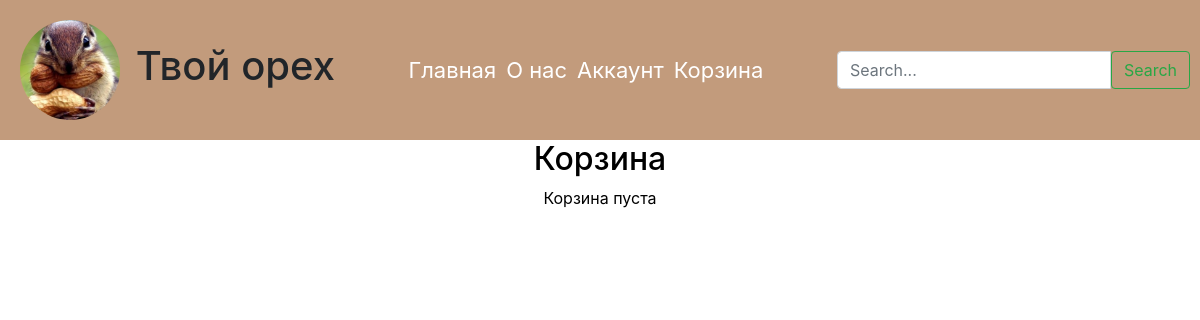
Before: /cart (signed in) with the older database file.
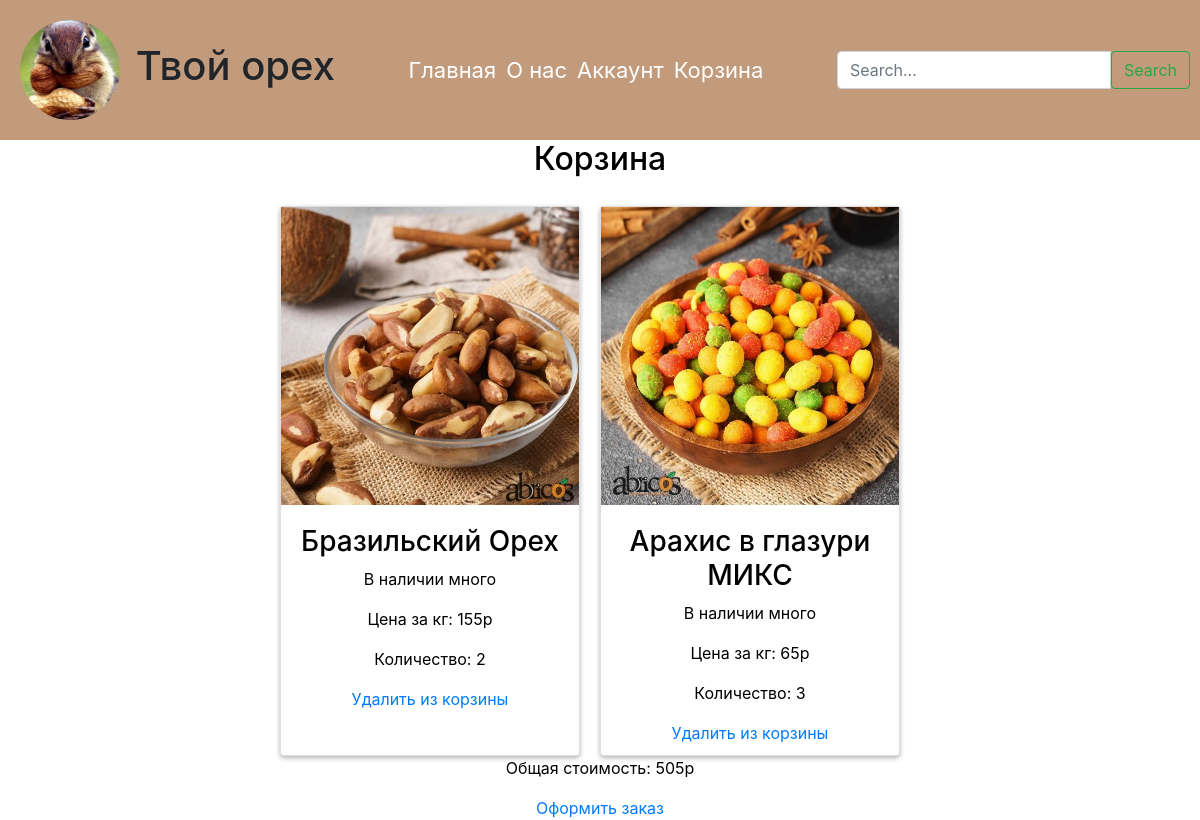
After: the same page with the newer database file.
### main/models.py (models this page shows, shortened)
class CartItem(models.Model):
    user = models.ForeignKey(User, on_delete=models.CASCADE, related_name='cart_items')
    product = models.ForeignKey(Product, on_delete=models.CASCADE, related_name='cart_items')
    quantity = models.IntegerField(default=1)

class Product(models.Model):
    product_id = models.IntegerField(primary_key=True)
    product_name = models.TextField()
    product_bio = models.TextField()
    price = models.IntegerField()
    image = models.ImageField(upload_to='images/', blank=True)
    description = models.TextField(default='')
    class Meta:
        verbose_name = "Продукт"
        verbose_name_plural = "Продукты"

### main/views.py (the view)
# urls.py: path('cart', views.cart, name='cart'),
@login_required(login_url='signin')
def cart(request):
    cart_items = CartItem.objects.filter(user=request.user)
    total_price = 0
    for cart_item in cart_items:
        total_price += cart_item.product.price * cart_item.quantity
    return render(request, 'cart.html', {'cart_items': cart_items, 'total_price': total_price})

### main/templates/cart.html
{% extends 'base.html' %}
{% block content %}
<div style="color: #000000;">
    <center>
        <h2>Корзина</h2>
        {% if cart_items %}
        <div class="container">
            <div class="row justify-content-center">
                {% for cart_item in cart_items %}
                <div class="card" style="display: flex; align-items: center;">
                    <div style="flex: 0 0 150px;">
                        <a href="{% url 'cart' %}">
                            <img src="{{ cart_item.product.image.url }}" alt="{{ cart_item.product.product_name }}" style="width: 100%; height: auto;">
                        </a>
                    </div>
                    <div class="card-body">
                        <h3>{{ cart_item.product.product_name }}</h3>
                        <p>{{ cart_item.product.product_bio }}</p>
                        <p>Цена за кг: {{ cart_item.product.price }}р</p>
                        <p>Количество: {{ cart_item.quantity }}</p>
                        <a href="{% url 'remove_from_cart' cart_item.id %}">Удалить из корзины</a>
                    </div>
                </div>
                {% endfor %}
            </div>
        </div>
        <p>Общая стоимость: {{ total_price }}р</p>
        <a href="{% url 'checkout' %}">Оформить заказ</a>
        {% else %}
        <p>Корзина пуста</p>
        {% endif %}
    </center>
</div>
{% endblock %}

Changed rows visible on the page:
added CartItem: product.image (picture), product.product_name "Бразильский Орех", product.product_bio "В наличии много", product.price "155", quantity "2"
added CartItem: product.image (picture), product.product_name "Арахис в глазури МИКС", product.product_bio "В наличии много", product.price "65", quantity "3"
Other visible differences:
{{ total_price }}: (not shown) → "505"
text no longer shown: "Корзина пуста"
text now shown: "Общая стоимость: р Оформить заказ"
